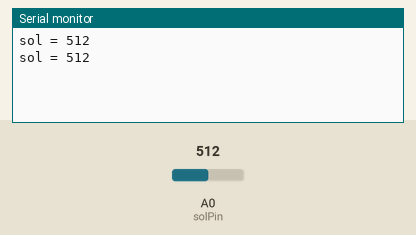
Simulated run of this sketch. Board: Arduino Uno, built with avr-gcc and run on an emulated ATmega328P. On the bench: the last lines printed to the serial monitor. The inputs (shaded band) are chosen by the test bench; at power-on: A0 (solPin) = 512.

Above: at 1.8 s.
1.9 s: A0 (solPin) set to 716
At 2.8 s:
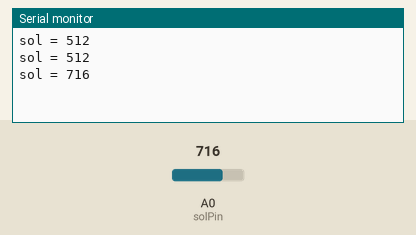
3.4 s: A0 (solPin) set to 900
At 4.8 s:
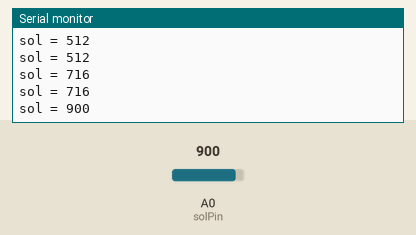
Timing chart, 0 to 6.4 s (numbered marks = the images above; inputs shaded):
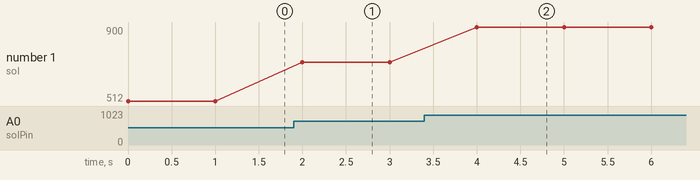

The sketch:

sondehumsol.ino
```cpp
#define solPin 0// port de connexion du capteur

void setup(){
   Serial.begin(115200);
   pinMode(solPin, INPUT);
}

void loop(){
   Serial.print("sol = ");
   Serial.println(analogRead(solPin)); // afficher variable
   delay(1000);
}
```

Measured:
- after the input at 1.9 s, the serial monitor: prints a new line after 0.10 s (image 1)
- after the input at 3.4 s, the serial monitor: prints a new line after 0.60 s (image 2)
- plotted number 1: 512 → 716 after the input at 1.9 s, 716 → 900 after the input at 3.4 s
